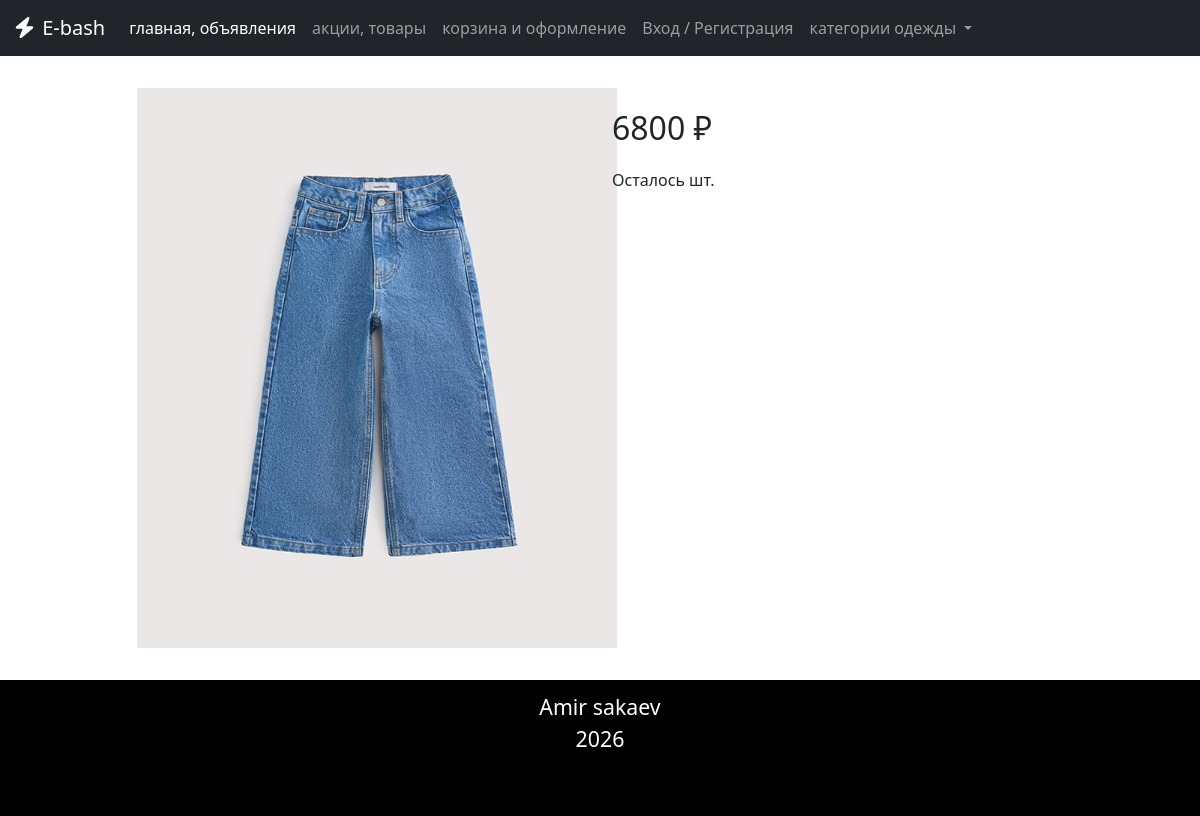
Screenshot of /item/3 with the database file from the repository.
### e_bash_app/models.py (models this page shows, shortened)
class Item(models.Model):
    clothing_types = (
        ('headwear', 'головные уборы'),
        ('t-shirt', 'футболка'),
        ('underwear', 'штаны'),
        ('sweater', 'свитера'),
        ('boots', 'ботинки'),
        ('gloves', 'перчатки'),
        ('socks', 'носки'),
    )
    item_title = models.CharField(max_length = 100) # название товара
    price = models.IntegerField() # цена
    photo = models.ImageField() # фото товара
    material = models.CharField(max_length = 20) # материал
    clothing_type = models.CharField(max_length = 20, choices=clothing_types) # вид одежды
    clothing_color = models.CharField(max_length = 20) # цвет одежды
    clothing_size = models.CharField(max_length = 3) # размер одежды
    gender = models.CharField(max_length = 7) #мужское/женское/унисекс
    care = models.CharField(max_length = 100) #уход за вещами
    dop_info = models.TextField() # доп. информация

### e_bash_app/views.py (the view)
# urls.py: path('item/<int:id>', views.item_template, name='item'),
def item_template(request, id):
    item = Item.objects.get(id = id) # конструктор класса
    context = {
        'item' : item
    }
    return render(request, 'item_template.html', context)

### e_bash_app/templates/item_template.html (shortened to what this page needs)
{% extends 'base.html' %}
{% load static %}
{% block css %}
    <link rel="stylesheet" href={% static 'css/header.css' %}>
    <link rel="stylesheet" href={% static 'css/item.css' %}>
{% endblock %}
{% block content %}
    <div class="container" id="item">
        <div class="row justify-content-end">
            <div class="col-5">
                <img src="{{ item.photo.url }}" alt="{{ item.title }}" class="item-img-2">
            </div>
            <div class="col-6">
                <p id="item-price">{{ item.price }} ₽</p>
                <p id="item-quantity">Осталось {{ item.quantity }} шт.</p>
            </div>
        </div>
    </div>
{% endblock %}

### e_bash_app/static/css/item.css (style rules this page uses)
#item { margin-top: 2rem; margin-bottom: 2rem; }
#item-price { font-size: 2rem; }
.item-img-2 { width: 30rem; height: 35rem; }

### rows the page displays
Item: photo (picture), price "6800"
